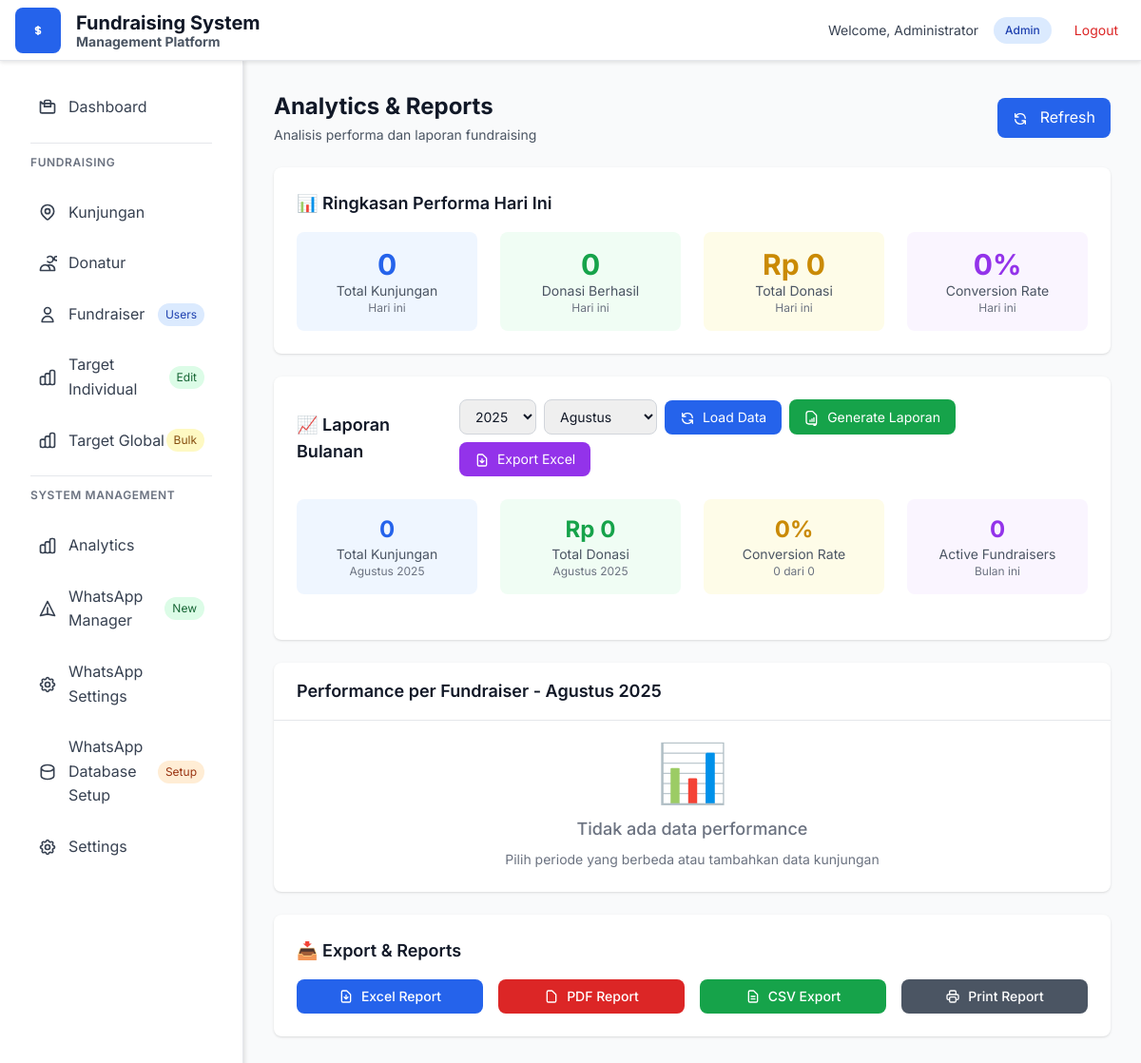
The app's page /analytics-new.php (signed in), older data.
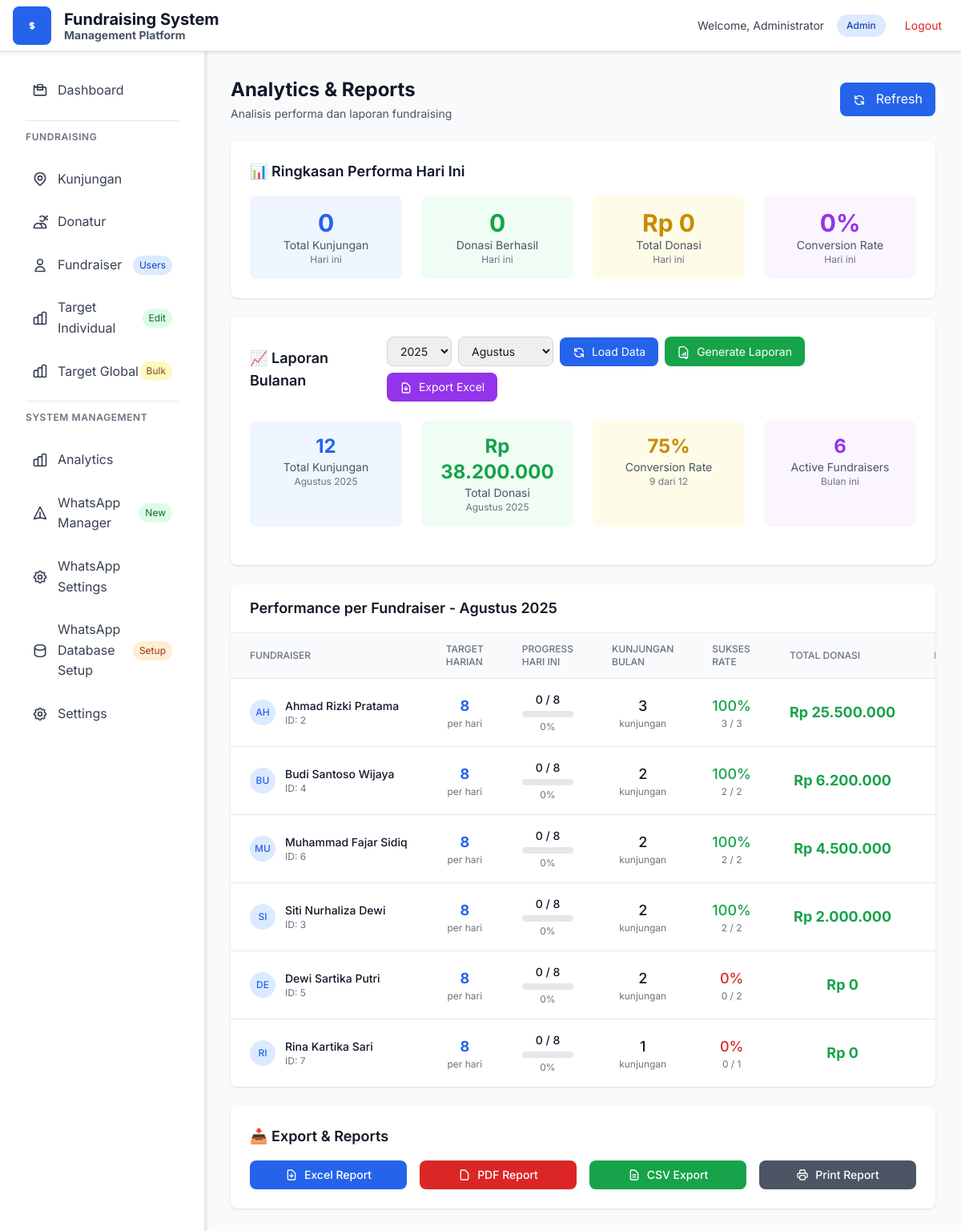
The same page, newer data.
### tables this page shows
CREATE TABLE `users` (
    `id` INT UNSIGNED NOT NULL AUTO_INCREMENT,
    `name` VARCHAR(150) NOT NULL,
    `email` VARCHAR(150) DEFAULT NULL,
    `username` VARCHAR(100) DEFAULT NULL,
    `password` VARCHAR(255) NOT NULL,
    `role` ENUM('admin','monitor','user') NOT NULL DEFAULT 'user',
    `status` ENUM('active','inactive') NOT NULL DEFAULT 'active',
    `target` INT UNSIGNED NOT NULL DEFAULT 8,
    `phone` VARCHAR(25) DEFAULT NULL,
    `created_at` TIMESTAMP NOT NULL DEFAULT CURRENT_TIMESTAMP,
    `updated_at` TIMESTAMP NULL DEFAULT CURRENT_TIMESTAMP ON UPDATE CURRENT_TIMESTAMP,
    PRIMARY KEY (`id`),
    UNIQUE KEY `uq_users_email` (`email`),
    UNIQUE KEY `uq_users_username` (`username`),
    KEY `idx_users_role` (`role`),
    KEY `idx_users_status` (`status`)
);

### analytics-new.php (the view, shortened to what the changed rows need)
<?php
include 'layout-header.php';
require_once 'config.php';
$currentYear = date('Y');
$currentMonth = date('n');
$selectedYear = $_GET['year'] ?? $currentYear;
$selectedMonth = $_GET['month'] ?? $currentMonth;
try {
    $stmt = $pdo->prepare("
        SELECT
            COUNT(*) as total_kunjungan,
            COUNT(CASE WHEN status = 'berhasil' THEN 1 END) as sukses_kunjungan,
            COALESCE(SUM(CASE WHEN status = 'berhasil' THEN nominal ELSE 0 END), 0) as total_donasi,
            COUNT(DISTINCT fundraiser_id) as active_fundraisers
        FROM kunjungan
        WHERE YEAR(created_at) = ? AND MONTH(created_at) = ?
    ");
    $stmt->execute([$selectedYear, $selectedMonth]);
    $monthlyStats = $stmt->fetch(PDO::FETCH_ASSOC);
    $stmt = $pdo->prepare("
        SELECT
            u.id,
            u.name,
            u.target,
            u.status,
            COALESCE(COUNT(k.id), 0) as total_kunjungan,
            COALESCE(COUNT(CASE WHEN k.status = 'berhasil' THEN 1 END), 0) as sukses_kunjungan,
            COALESCE(SUM(CASE WHEN k.status = 'berhasil' THEN k.nominal ELSE 0 END), 0) as total_donasi,
            COALESCE(COUNT(CASE WHEN DATE(k.created_at) = CURDATE() THEN 1 END), 0) as kunjungan_hari_ini
        FROM users u
        LEFT JOIN kunjungan k ON u.id = k.fundraiser_id
            AND YEAR(k.created_at) = ? AND MONTH(k.created_at) = ?
        WHERE u.role = 'user'
        GROUP BY u.id, u.name, u.target, u.status
        ORDER BY total_donasi DESC
    ");
    $stmt->execute([$selectedYear, $selectedMonth]);
    $fundraiserPerformance = $stmt->fetchAll(PDO::FETCH_ASSOC);
    $monthlyConversion = $monthlyStats['total_kunjungan'] > 0 ? round(($monthlyStats['sukses_kunjungan'] / $monthlyStats['total_kunjungan']) * 100, 1) : 0;
} catch (Exception $e) {
    $error_message = $e->getMessage();
    $todayStats = ['total_kunjungan' => 0, 'sukses_kunjungan' => 0, 'total_donasi' => 0];
    $monthlyStats = ['total_kunjungan' => 0, 'sukses_kunjungan' => 0, 'total_donasi' => 0, 'active_fundraisers' => 0];
    $fundraiserPerformance = [];
    $todayConversion = 0;
    $monthlyConversion = 0;
}
$months = [
    1 => 'Januari', 2 => 'Februari', 3 => 'Maret', 4 => 'April',
    5 => 'Mei', 6 => 'Juni', 7 => 'Juli', 8 => 'Agustus',
    9 => 'September', 10 => 'Oktober', 11 => 'November', 12 => 'Desember'
];
?>
<div class="space-y-6">
    <div class="flex flex-col sm:flex-row sm:items-center sm:justify-between">
        <div>
            <h1 class="text-2xl font-bold text-gray-900">Analytics & Reports</h1>
        </div>
    </div>
    <div class="bg-white rounded-lg shadow p-6">
        <h2 class="text-lg font-semibold text-gray-900 mb-4">📊 Ringkasan Performa Hari Ini</h2>
    </div>
    <div class="bg-white rounded-lg shadow p-6">
        <div class="flex flex-col sm:flex-row sm:items-center sm:justify-between mb-6">
            <h2 class="text-lg font-semibold text-gray-900">📈 Laporan Bulanan</h2>
        </div>
        <div class="grid grid-cols-1 md:grid-cols-4 gap-6 mb-6">
            <div class="text-center p-4 bg-blue-50 rounded-lg">
                <div class="text-2xl font-bold text-blue-600"><?php echo number_format($monthlyStats['total_kunjungan']); ?></div>
                <div class="text-sm text-gray-600">Total Kunjungan</div>
                <div class="text-xs text-gray-500"><?php echo $months[$selectedMonth]; ?> <?php echo $selectedYear; ?></div>
            </div>
            <div class="text-center p-4 bg-green-50 rounded-lg">
                <div class="text-2xl font-bold text-green-600">Rp <?php echo number_format($monthlyStats['total_donasi'], 0, ',', '.'); ?></div>
                <div class="text-sm text-gray-600">Total Donasi</div>
                <div class="text-xs text-gray-500"><?php echo $months[$selectedMonth]; ?> <?php echo $selectedYear; ?></div>
            </div>
            <div class="text-center p-4 bg-yellow-50 rounded-lg">
                <div class="text-2xl font-bold text-yellow-600"><?php echo $monthlyConversion; ?>%</div>
                <div class="text-sm text-gray-600">Conversion Rate</div>
                <div class="text-xs text-gray-500"><?php echo $monthlyStats['sukses_kunjungan']; ?> dari <?php echo $monthlyStats['total_kunjungan']; ?></div>
            </div>
            <div class="text-center p-4 bg-purple-50 rounded-lg">
                <div class="text-2xl font-bold text-purple-600"><?php echo $monthlyStats['active_fundraisers']; ?></div>
                <div class="text-sm text-gray-600">Active Fundraisers</div>
                <div class="text-xs text-gray-500">Bulan ini</div>
            </div>
        </div>
    </div>
    <div class="bg-white rounded-lg shadow overflow-hidden">
        <div class="px-6 py-4 border-b border-gray-200">
            <h2 class="text-lg font-semibold text-gray-900">
                Performance per Fundraiser - <?php echo $months[$selectedMonth]; ?> <?php echo $selectedYear; ?>
            </h2>
        </div>
        <?php if (!empty($fundraiserPerformance)): ?>
        <div class="overflow-x-auto">
            <table class="min-w-full divide-y divide-gray-200">
                <thead class="bg-gray-50">
                    <tr>
                        <th class="px-6 py-3 text-left text-xs font-medium text-gray-500 uppercase">Fundraiser</th>
                        <th class="px-6 py-3 text-left text-xs font-medium text-gray-500 uppercase">Target Harian</th>
                        <th class="px-6 py-3 text-left text-xs font-medium text-gray-500 uppercase">Progress Hari Ini</th>
                        <th class="px-6 py-3 text-left text-xs font-medium text-gray-500 uppercase">Kunjungan Bulan</th>
                        <th class="px-6 py-3 text-left text-xs font-medium text-gray-500 uppercase">Sukses Rate</th>
                        <th class="px-6 py-3 text-left text-xs font-medium text-gray-500 uppercase">Total Donasi</th>
                        <th class="px-6 py-3 text-left text-xs font-medium text-gray-500 uppercase">Ranking</th>
                    </tr>
                </thead>
                <tbody class="bg-white divide-y divide-gray-200">
                    <?php foreach ($fundraiserPerformance as $index => $f): ?>
                    <tr class="hover:bg-gray-50">
                        <td class="px-6 py-4 whitespace-nowrap">
                            <div class="flex items-center">
                                <div class="h-8 w-8 rounded-full bg-blue-100 flex items-center justify-center mr-3">
                                    <span class="text-xs font-medium text-blue-600"><?php echo strtoupper(substr($f['name'], 0, 2)); ?></span>
                                </div>
                                <div>
                                    <div class="text-sm font-medium text-gray-900"><?php echo htmlspecialchars($f['name']); ?></div>
                                    <div class="text-xs text-gray-500">ID: <?php echo $f['id']; ?></div>
                                </div>
                            </div>
                        </td>
                        <td class="px-6 py-4 whitespace-nowrap text-center">
                            <div class="text-lg font-bold text-blue-600"><?php echo $f['target']; ?></div>
                            <div class="text-xs text-gray-500">per hari</div>
                        </td>
                        <td class="px-6 py-4 whitespace-nowrap">
                            <div class="text-center">
                                <div class="text-sm font-medium"><?php echo $f['kunjungan_hari_ini']; ?> / <?php echo $f['target']; ?></div>
                                <?php
                                    $percent = $f['target'] > 0 ? min(100, round(($f['kunjungan_hari_ini'] / $f['target']) * 100)) : 0;
                                ?>
                                <div class="w-full bg-gray-200 rounded-full h-2 mt-1">
                                </div>
                                <div class="text-xs text-gray-500 mt-1"><?php echo $percent; ?>%</div>
                            </div>
                        </td>
                        <td class="px-6 py-4 whitespace-nowrap text-center">
                            <div class="text-lg font-medium text-gray-900"><?php echo number_format($f['total_kunjungan']); ?></div>
                            <div class="text-xs text-gray-500">kunjungan</div>
                        </td>
                        <td class="px-6 py-4 whitespace-nowrap text-center">
                            <?php $successRate = $f['total_kunjungan'] > 0 ? round(($f['sukses_kunjungan'] / $f['total_kunjungan']) * 100, 1) : 0; ?>
                            <div class="text-lg font-medium <?php echo $successRate >= 70 ? 'text-green-600' : ($successRate >= 50 ? 'text-yellow-600' : 'text-red-600'); ?>">
                                <?php echo $successRate; ?>%
                            </div>
                            <div class="text-xs text-gray-500"><?php echo $f['sukses_kunjungan']; ?> / <?php echo $f['total_kunjungan']; ?></div>
                        </td>
                        <td class="px-6 py-4 whitespace-nowrap text-center">
                            <div class="text-lg font-bold text-green-600">Rp <?php echo number_format($f['total_donasi'], 0, ',', '.'); ?></div>
                        </td>
                        <td class="px-6 py-4 whitespace-nowrap text-center">
                        </td>
                    </tr>
                    <?php endforeach; ?>
                </tbody>
            </table>
        </div>
        <?php else: ?>
        <div class="p-6 text-center text-gray-500">
            <div class="text-6xl mb-4">📊</div>
            <h3 class="text-lg font-medium mb-2">Tidak ada data performance</h3>
            <p class="text-sm">Pilih periode yang berbeda atau tambahkan data kunjungan</p>
        </div>
        <?php endif; ?>
    </div>
    <div class="bg-white rounded-lg shadow p-6">
        <h2 class="text-lg font-semibold text-gray-900 mb-4">📥 Export & Reports</h2>
    </div>
</div>
<?php include 'layout-footer.php'; ?>

Row changes from the older to the newer data that the page shows:
added users: name "AH", name "Ahmad Rizki Pratama", id "2", target "8", kunjungan_hari_ini "0", percent "0", total_kunjungan "3", successRate "100", sukses_kunjungan "3", total_donasi "25.500.000"
added users: name "BU", name "Budi Santoso Wijaya", id "4", target "8", kunjungan_hari_ini "0", percent "0", total_kunjungan "2", successRate "100", sukses_kunjungan "2", total_donasi "6.200.000"
added users: name "MU", name "Muhammad Fajar Sidiq", id "6", target "8", kunjungan_hari_ini "0", percent "0", total_kunjungan "2", successRate "100", sukses_kunjungan "2", total_donasi "4.500.000"
added users: name "SI", name "Siti Nurhaliza Dewi", id "3", target "8", kunjungan_hari_ini "0", percent "0", total_kunjungan "2", successRate "100", sukses_kunjungan "2", total_donasi "2.000.000"
added users: name "DE", name "Dewi Sartika Putri", id "5", target "8", kunjungan_hari_ini "0", percent "0", total_kunjungan "2", successRate "0", sukses_kunjungan "0", total_donasi "0"
added users: name "RI", name "Rina Kartika Sari", id "7", target "8", kunjungan_hari_ini "0", percent "0", total_kunjungan "1", successRate "0", sukses_kunjungan "0", total_donasi "0"
Text that changed along with them:
$monthlyStats['total_kunjungan']: "0" → "12"
$monthlyStats['total_donasi']: "0" → "38.200.000"
$monthlyConversion: "0" → "75"
$monthlyStats['sukses_kunjungan']: "0" → "9"
$monthlyStats['active_fundraisers']: "0" → "6"
text no longer shown: "📊 Tidak ada data performance Pilih periode yang berbeda atau tambahkan data kunjungan"
text now shown: "FUNDRAISER TARGET HARIAN PROGRESS HARI INI KUNJUNGAN BULAN SUKSES RATE TOTAL DONASI"
